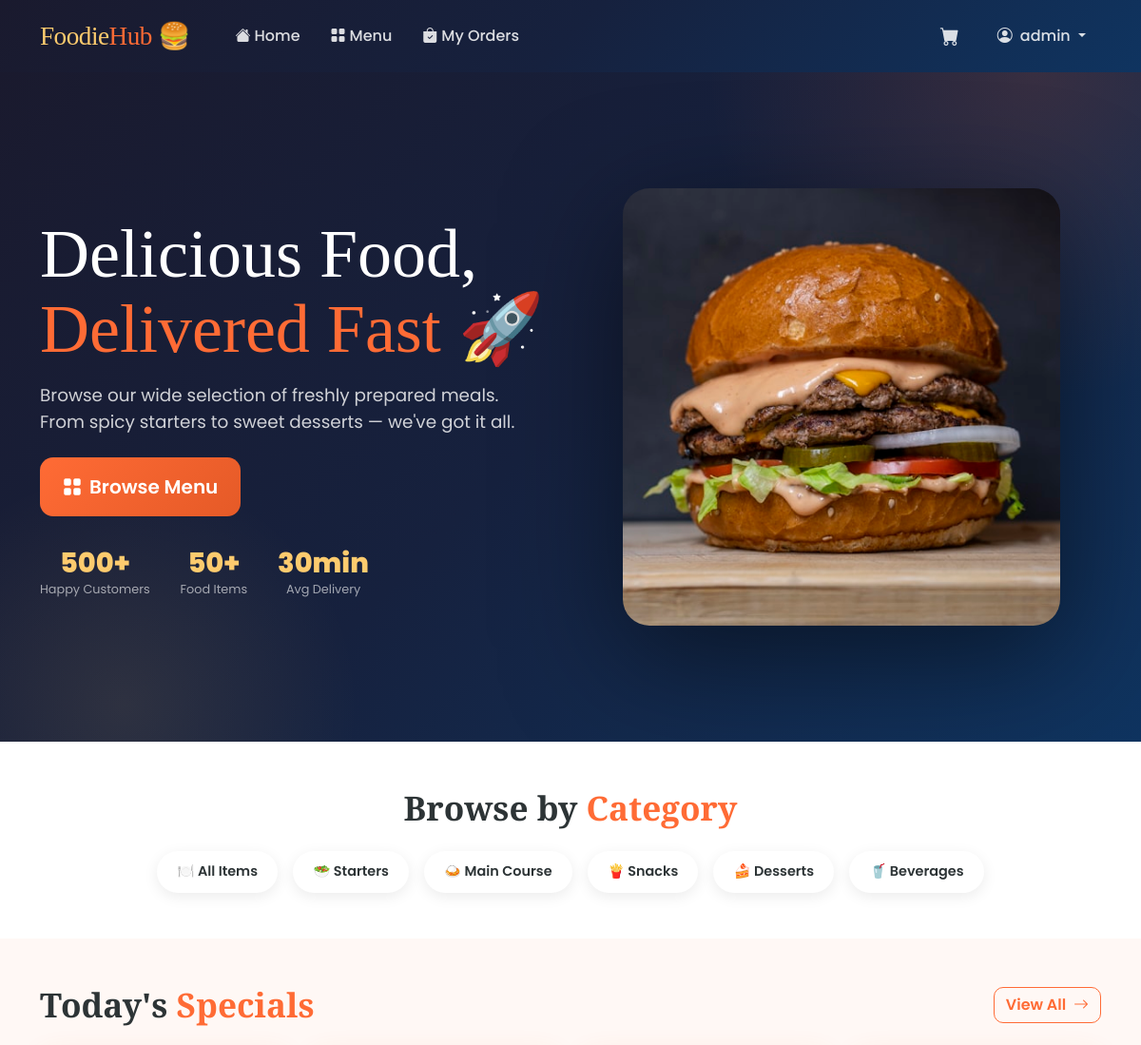
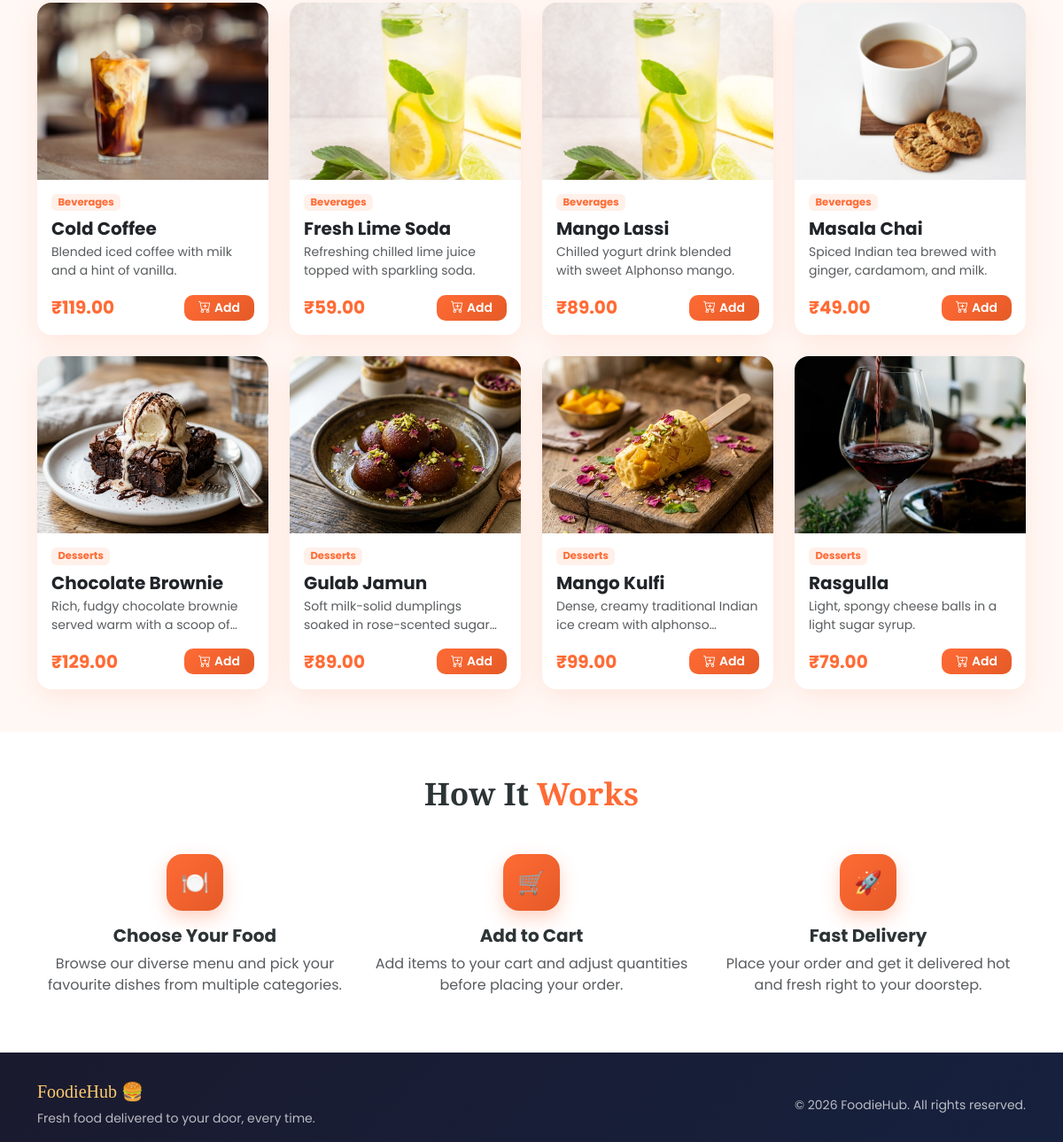
The app's page / (signed in) with its own data (2 pictures, top to bottom).
### store/models.py (models this page shows, shortened)
class FoodItem(models.Model):
    CATEGORY_CHOICES = [
        ('starters', 'Starters'),
        ('main_course', 'Main Course'),
        ('desserts', 'Desserts'),
        ('beverages', 'Beverages'),
        ('snacks', 'Snacks'),
    ]
    name = models.CharField(max_length=200)
    description = models.TextField(blank=True)
    price = models.DecimalField(max_digits=8, decimal_places=2)
    image = models.ImageField(upload_to='food_images/', blank=True, null=True)
    category = models.CharField(max_length=50, choices=CATEGORY_CHOICES, default='main_course')
    is_available = models.BooleanField(default=True)
    created_at = models.DateTimeField(auto_now_add=True)
    class Meta:
        ordering = ['category', 'name']

### store/views.py (the view)
# urls.py: path('', views.home, name='home'),
def home(request):
    featured_items = FoodItem.objects.filter(is_available=True)[:8]
    return django.shortcuts.render(request, 'store/home.html', {'featured_items': featured_items})

### store/context_processors.py (called while the page is built)
def cart_count(request):
    if request.user.is_authenticated:
        count = Cart.objects.filter(user=request.user).count()
    else:
        count = 0
    return {'cart_count': count}

### templates/store/home.html (shortened to what this page needs)
{% extends 'base.html' %}
{% block content %}
<section class="hero">
    <div class="container">
        <div class="row align-items-center">
            <div class="col-lg-6 hero-content">
                <h1>Delicious Food,<br><span>Delivered Fast</span> 🚀</h1>
                <p class="mt-3">Browse our wide selection of freshly prepared meals. From spicy starters to sweet desserts — we've got it all.</p>
                <div class="d-flex gap-3 mt-4">
                    <a href="{% url 'menu' %}" class="btn btn-primary btn-lg px-4 py-3" style="border-radius: 14px;">
                        <i class="bi bi-grid-fill me-2"></i>Browse Menu
                    </a>
                </div>
                <div class="hero-stats">
                    <div class="stat-box">
                        <h3>500+</h3>
                        <p>Happy Customers</p>
                    </div>
                    <div class="stat-box">
                        <h3>50+</h3>
                        <p>Food Items</p>
                    </div>
                    <div class="stat-box">
                        <h3>30min</h3>
                        <p>Avg Delivery</p>
                    </div>
                </div>
            </div>
            <div class="col-lg-6 text-center mt-5 mt-lg-0">
                <div class="hero-img-wrap">
                    <img src="/media/food_images/hero_burger.png" alt="Delicious Burger">
                </div>
            </div>
        </div>
    </div>
</section>
<section class="py-5 bg-white">
    <div class="container">
        <h2 class="section-heading text-center mb-4">Browse by <span>Category</span></h2>
        <div class="d-flex flex-wrap justify-content-center gap-3">
            <a href="{% url 'menu' %}" class="category-pill">🍽️ All Items</a>
            <a href="{% url 'menu' %}?category=starters" class="category-pill">🥗 Starters</a>
            <a href="{% url 'menu' %}?category=main_course" class="category-pill">🍛 Main Course</a>
            <a href="{% url 'menu' %}?category=snacks" class="category-pill">🍟 Snacks</a>
            <a href="{% url 'menu' %}?category=desserts" class="category-pill">🍰 Desserts</a>
            <a href="{% url 'menu' %}?category=beverages" class="category-pill">🥤 Beverages</a>
        </div>
    </div>
</section>
{% if featured_items %}
<section class="py-5">
    <div class="container">
        <div class="d-flex justify-content-between align-items-center mb-4">
            <h2 class="section-heading mb-0">Today's <span>Specials</span></h2>
            <a href="{% url 'menu' %}" class="btn btn-outline-primary">
                View All <i class="bi bi-arrow-right ms-1"></i>
            </a>
        </div>
        <div class="row g-4">
            {% for item in featured_items %}
            <div class="col-sm-6 col-lg-3">
                <div class="card h-100">
                    <div class="food-img-wrap">
                        {% if item.image %}
                            <img src="{{ item.image.url }}" alt="{{ item.name }}">
                        {% endif %}
                    </div>
                    <div class="card-body d-flex flex-column">
                        <span class="badge mb-2" style="background: rgba(255,107,53,0.1); color: var(--primary); border-radius: 6px; font-size: 0.72rem; width: fit-content;">
                            {{ item.get_category_display }}
                        </span>
                        <h5 class="card-title fw-bold mb-1">{{ item.name }}</h5>
                        {% if item.description %}
                        <p class="card-text text-muted small mb-2" style="display:-webkit-box;-webkit-line-clamp:2;-webkit-box-orient:vertical;overflow:hidden;">
                            {{ item.description }}
                        </p>
                        {% endif %}
                        <div class="d-flex justify-content-between align-items-center mt-auto pt-2">
                            <span class="fw-bold fs-5 text-orange">₹{{ item.price }}</span>
                            {% if user.is_authenticated %}
                            <a href="{% url 'add_to_cart' item.id %}" class="btn btn-primary btn-sm px-3">
                                <i class="bi bi-cart-plus me-1"></i>Add
                            </a>
                            {% else %}
                            <a href="{% url 'login' %}" class="btn btn-outline-primary btn-sm px-3">
                                <i class="bi bi-lock me-1"></i>Login
                            </a>
                            {% endif %}
                        </div>
                    </div>
                </div>
            </div>
            {% endfor %}
        </div>
    </div>
</section>
{% endif %}
<section class="py-5 bg-white">
    <div class="container">
        <h2 class="section-heading text-center mb-5">How It <span>Works</span></h2>
        <div class="row g-4 text-center">
            <div class="col-md-4">
                <div class="feature-icon">🍽️</div>
                <h5 class="fw-bold">Choose Your Food</h5>
                <p class="text-muted">Browse our diverse menu and pick your favourite dishes from multiple categories.</p>
            </div>
            <div class="col-md-4">
                <div class="feature-icon">🛒</div>
                <h5 class="fw-bold">Add to Cart</h5>
                <p class="text-muted">Add items to your cart and adjust quantities before placing your order.</p>
            </div>
            <div class="col-md-4">
                <div class="feature-icon">🚀</div>
                <h5 class="fw-bold">Fast Delivery</h5>
                <p class="text-muted">Place your order and get it delivered hot and fresh right to your doorstep.</p>
            </div>
        </div>
    </div>
</section>
{% endblock %}

### templates/base.html (shortened to what this page needs)
<!DOCTYPE html>
<html lang="en">
<head>
    <link href="https://cdn.jsdelivr.net/npm/bootstrap@5.3.2/dist/css/bootstrap.min.css" rel="stylesheet">
    <link href="https://cdn.jsdelivr.net/npm/bootstrap-icons@1.11.3/font/bootstrap-icons.min.css" rel="stylesheet">
</head>
<body>
<nav class="navbar navbar-expand-lg">
    <div class="container">
        <a class="navbar-brand" href="{% url 'home' %}">
            Foodie<span>Hub</span> 🍔
        </a>
        <div class="collapse navbar-collapse" id="navbarNav">
            <ul class="navbar-nav me-auto ms-3">
                <li class="nav-item">
                    <a class="nav-link" href="{% url 'home' %}"><i class="bi bi-house-fill me-1"></i>Home</a>
                </li>
                <li class="nav-item">
                    <a class="nav-link" href="{% url 'menu' %}"><i class="bi bi-grid-fill me-1"></i>Menu</a>
                </li>
                {% if user.is_authenticated %}
                <li class="nav-item">
                    <a class="nav-link" href="{% url 'order_history' %}"><i class="bi bi-bag-check-fill me-1"></i>My Orders</a>
                </li>
                {% endif %}
            </ul>
            <ul class="navbar-nav align-items-center gap-2">
                {% if user.is_authenticated %}
                    <li class="nav-item">
                        <a class="nav-link" href="{% url 'cart' %}">
                            <i class="bi bi-cart-fill fs-5"></i>
                        </a>
                    </li>
                    <li class="nav-item dropdown">
                        <a class="nav-link dropdown-toggle" href="#" role="button" data-bs-toggle="dropdown">
                            <i class="bi bi-person-circle me-1"></i>
                            {{ user.first_name|default:user.username }}
                        </a>
                    </li>
                {% endif %}
            </ul>
        </div>
    </div>
</nav>
<main>
    {% block content %}{% endblock %}
</main>
<footer>
    <div class="container">
        <div class="row align-items-center">
            <div class="col-md-6">
                <h5 style="font-family:'Playfair Display',serif; color: #fdcb6e;">FoodieHub 🍔</h5>
                <p class="mb-0 small">Fresh food delivered to your door, every time.</p>
            </div>
            <div class="col-md-6 text-md-end mt-3 mt-md-0">
                <small>© 2026 FoodieHub. All rights reserved.</small>
            </div>
        </div>
    </div>
</footer>
</body>
</html>

### templates/base.html (style rules this page uses)
:root { --primary: #ff6b35; --primary-dark: #e55a27; --secondary: #2d3436; --accent: #fdcb6e; --success: #00b894; --light-bg: #fff8f5; --card-shadow: 0 8px 30px rgba(255, 107, 53, 0.12); }
* { box-sizing: border-box; }
body { font-family: 'Poppins', sans-serif; background-color: var(--light-bg); color: var(--secondary); min-height: 100vh; display: flex; flex-direction: column; }
.navbar { background: linear-gradient(135deg, #1a1a2e 0%, #16213e 50%, #0f3460 100%); padding: 0.8rem 0; box-shadow: 0 4px 20px rgba(0,0,0,0.3); }
.navbar-brand { font-family: 'Playfair Display', serif; font-size: 1.7rem; color: var(--accent) !important; letter-spacing: -0.5px; }
.navbar-brand span { color: var(--primary); }
.navbar .nav-link { color: rgba(255,255,255,0.85) !important; font-weight: 500; padding: 0.5rem 1rem !important; border-radius: 8px; transition: all 0.2s; }
.card { border: none; border-radius: 16px; box-shadow: var(--card-shadow); transition: transform 0.25s ease, box-shadow 0.25s ease; overflow: hidden; }
.btn-primary { background: linear-gradient(135deg, var(--primary), var(--primary-dark)); border: none; border-radius: 10px; font-weight: 600; transition: all 0.2s; }
.btn-outline-primary { border-color: var(--primary); color: var(--primary); border-radius: 10px; font-weight: 600; }
footer { background: linear-gradient(135deg, #1a1a2e 0%, #16213e 100%); color: rgba(255,255,255,0.7); padding: 2rem 0 1rem; margin-top: auto; }
.text-orange { color: var(--primary) !important; }
main { flex: 1; }

### templates/store/home.html (style rules this page uses)
.hero { background: linear-gradient(135deg, #1a1a2e 0%, #16213e 50%, #0f3460 100%); min-height: 88vh; display: flex; align-items: center; position: relative; overflow: hidden; }
.hero::before { content: ''; position: absolute; top: -50%; right: -20%; width: 700px; height: 700px; background: radial-gradient(circle, rgba(255,107,53,0.15) 0%, transparent 70%); border-radius: 50%; }
.hero::after { content: ''; position: absolute; bottom: -30%; left: -10%; width: 500px; height: 500px; background: radial-gradient(circle, rgba(253,203,110,0.1) 0%, transparent 70%); border-radius: 50%; }
.hero-content { position: relative; z-index: 2; }
.hero h1 { font-family: 'Playfair Display', serif; font-size: clamp(2.5rem, 6vw, 4.5rem); color: #fff; line-height: 1.1; }
.hero h1 span { color: #ff6b35; }
.hero p { color: rgba(255,255,255,0.8); font-size: 1.15rem; max-width: 500px; }
.hero-img-wrap { animation: float 3s ease-in-out infinite; filter: drop-shadow(0 30px 60px rgba(0,0,0,0.5)); }
.hero-img-wrap img { width: 100%; max-width: 460px; border-radius: 28px; object-fit: cover; aspect-ratio: 1/1; }
.hero-stats { display: flex; gap: 2rem; margin-top: 2rem; }
.stat-box { text-align: center; }
.stat-box h3 { font-size: 1.8rem; font-weight: 800; color: #fdcb6e; margin: 0; }
.stat-box p { font-size: 0.8rem; color: rgba(255,255,255,0.6); margin: 0; }
.category-pill { display: inline-flex; align-items: center; gap: 8px; background: white; border: 2px solid transparent; border-radius: 50px; padding: 0.6rem 1.2rem; font-weight: 600; font-size: 0.9rem; color: var(--secondary); text-decoration: none; box-shadow: 0 4px 15px rgba(0,0,0,0.08); transition: all 0.25s; }
.food-img-wrap { height: 200px; overflow: hidden; background: linear-gradient(135deg, #fff5f0, #ffe8df); position: relative; }
.food-img-wrap img { width: 100%; height: 100%; object-fit: cover; transition: transform 0.4s ease; }
.section-heading { font-family: 'Playfair Display', serif; font-size: 2.2rem; font-weight: 700; color: var(--secondary); }
.section-heading span { color: var(--primary); }
.feature-icon { width: 64px; height: 64px; background: linear-gradient(135deg, var(--primary), var(--primary-dark)); border-radius: 18px; display: flex; align-items: center; justify-content: center; font-size: 1.6rem; color: white; margin: 0 auto 1rem; box-shadow: 0 8px 20px rgba(255,107,53,0.3); }

### records on screen
FoodItem: image (picture), category "Beverages", name "Cold Coffee", description "Blended iced coffee with milk and a hint of vanilla.", price "119.00"
FoodItem: image (picture), category "Beverages", name "Fresh Lime Soda", description "Refreshing chilled lime juice topped with sparkling soda.", price "59.00"
FoodItem: image (picture), category "Beverages", name "Mango Lassi", description "Chilled yogurt drink blended with sweet Alphonso mango.", price "89.00"
FoodItem: image (picture), category "Beverages", name "Masala Chai", description "Spiced Indian tea brewed with ginger, cardamom, and milk.", price "49.00"
FoodItem: image (picture), category "Desserts", name "Chocolate Brownie", description "Rich, fudgy chocolate brownie served warm with a scoop…", price "129.00"
FoodItem: image (picture), category "Desserts", name "Gulab Jamun", description "Soft milk-solid dumplings soaked in rose-scented…", price "89.00"
FoodItem: image (picture), category "Desserts", name "Mango Kulfi", description "Dense, creamy traditional Indian ice cream with…", price "99.00"
FoodItem: image (picture), category "Desserts", name "Rasgulla", description "Light, spongy cheese balls in a light sugar syrup.", price "79.00"

### other values on screen
{{ user.first_name|default:user.username }} "admin"
